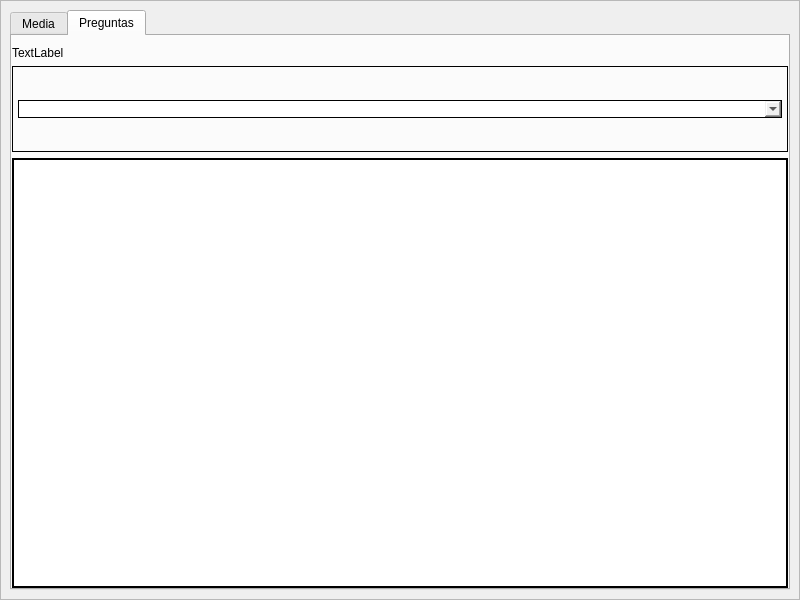
<?xml version="1.0" encoding="UTF-8"?>
<ui version="4.0">
 <class>GraphicsWindow</class>
 <widget class="QMainWindow" name="GraphicsWindow">
  <property name="geometry">
   <rect>
    <x>0</x>
    <y>0</y>
    <width>800</width>
    <height>600</height>
   </rect>
  </property>
  <property name="windowTitle">
   <string>MainWindow</string>
  </property>
  <widget class="QWidget" name="main_widget">
   <layout class="QHBoxLayout" name="horizontalLayout">
    <property name="leftMargin">
     <number>0</number>
    </property>
    <property name="topMargin">
     <number>0</number>
    </property>
    <property name="rightMargin">
     <number>0</number>
    </property>
    <property name="bottomMargin">
     <number>0</number>
    </property>
    <item>
     <widget class="QFrame" name="main_frame">
      <property name="frameShape">
       <enum>QFrame::StyledPanel</enum>
      </property>
      <property name="frameShadow">
       <enum>QFrame::Raised</enum>
      </property>
      <layout class="QVBoxLayout" name="verticalLayout">
       <item>
        <widget class="QTabWidget" name="tab_widget">
         <property name="minimumSize">
          <size>
           <width>0</width>
           <height>150</height>
          </size>
         </property>
         <property name="currentIndex">
          <number>1</number>
         </property>
         <widget class="QWidget" name="tab_media">
          <attribute name="title">
           <string>Media</string>
          </attribute>
          <layout class="QVBoxLayout" name="verticalLayout_2" stretch="1,5">
           <property name="leftMargin">
            <number>0</number>
           </property>
           <property name="topMargin">
            <number>10</number>
           </property>
           <property name="rightMargin">
            <number>0</number>
           </property>
           <property name="bottomMargin">
            <number>0</number>
           </property>
           <item>
            <widget class="QFrame" name="frame_options_media">
             <property name="maximumSize">
              <size>
               <width>16777215</width>
               <height>100</height>
              </size>
             </property>
             <property name="styleSheet">
              <string notr="true">border: 1px solid;</string>
             </property>
             <property name="frameShape">
              <enum>QFrame::StyledPanel</enum>
             </property>
             <property name="frameShadow">
              <enum>QFrame::Raised</enum>
             </property>
            </widget>
           </item>
           <item>
            <widget class="QFrame" name="frame_graphic_media">
             <property name="styleSheet">
              <string notr="true">border: 1px solid;</string>
             </property>
             <property name="frameShape">
              <enum>QFrame::StyledPanel</enum>
             </property>
             <property name="frameShadow">
              <enum>QFrame::Raised</enum>
             </property>
             <layout class="QVBoxLayout" name="verticalLayout_5">
              <item>
               <layout class="QVBoxLayout" name="layout_graphic_media"/>
              </item>
             </layout>
            </widget>
           </item>
          </layout>
         </widget>
         <widget class="QWidget" name="tab_history">
          <attribute name="title">
           <string>Preguntas</string>
          </attribute>
          <layout class="QVBoxLayout" name="verticalLayout_3" stretch="0,1,5">
           <property name="leftMargin">
            <number>0</number>
           </property>
           <property name="topMargin">
            <number>10</number>
           </property>
           <property name="rightMargin">
            <number>0</number>
           </property>
           <property name="bottomMargin">
            <number>0</number>
           </property>
           <item>
            <widget class="QLabel" name="title_history">
             <property name="text">
              <string>TextLabel</string>
             </property>
            </widget>
           </item>
           <item>
            <widget class="QFrame" name="frame_options_history">
             <property name="maximumSize">
              <size>
               <width>16777215</width>
               <height>100</height>
              </size>
             </property>
             <property name="styleSheet">
              <string notr="true">border: 1px solid;</string>
             </property>
             <property name="frameShape">
              <enum>QFrame::StyledPanel</enum>
             </property>
             <property name="frameShadow">
              <enum>QFrame::Raised</enum>
             </property>
             <layout class="QHBoxLayout" name="horizontalLayout_2">
              <property name="leftMargin">
               <number>0</number>
              </property>
              <property name="topMargin">
               <number>0</number>
              </property>
              <property name="rightMargin">
               <number>0</number>
              </property>
              <property name="bottomMargin">
               <number>0</number>
              </property>
              <item>
               <layout class="QGridLayout" name="layout_grid_options_history">
                <property name="leftMargin">
                 <number>5</number>
                </property>
                <property name="topMargin">
                 <number>5</number>
                </property>
                <property name="rightMargin">
                 <number>5</number>
                </property>
                <property name="bottomMargin">
                 <number>5</number>
                </property>
                <item row="0" column="0">
                 <widget class="QComboBox" name="combobox_tables"/>
                </item>
               </layout>
              </item>
             </layout>
            </widget>
           </item>
           <item>
            <widget class="QFrame" name="frame_graphic_history">
             <property name="styleSheet">
              <string notr="true">border: 1px solid;</string>
             </property>
             <property name="frameShape">
              <enum>QFrame::StyledPanel</enum>
             </property>
             <property name="frameShadow">
              <enum>QFrame::Raised</enum>
             </property>
             <layout class="QVBoxLayout" name="verticalLayout_4">
              <property name="leftMargin">
               <number>0</number>
              </property>
              <property name="topMargin">
               <number>0</number>
              </property>
              <property name="rightMargin">
               <number>0</number>
              </property>
              <property name="bottomMargin">
               <number>0</number>
              </property>
              <item>
               <layout class="QVBoxLayout" name="layout_graphic_history">
                <item>
                 <widget class="QTableWidget" name="table_widget">
                  <property name="editTriggers">
                   <set>QAbstractItemView::NoEditTriggers</set>
                  </property>
                  <property name="dragDropOverwriteMode">
                   <bool>false</bool>
                  </property>
                  <property name="selectionMode">
                   <enum>QAbstractItemView::SingleSelection</enum>
                  </property>
                  <property name="sortingEnabled">
                   <bool>true</bool>
                  </property>
                  <property name="wordWrap">
                   <bool>false</bool>
                  </property>
                 </widget>
                </item>
               </layout>
              </item>
             </layout>
            </widget>
           </item>
          </layout>
         </widget>
        </widget>
       </item>
      </layout>
     </widget>
    </item>
   </layout>
  </widget>
 </widget>
 <resources/>
 <connections/>
</ui>
